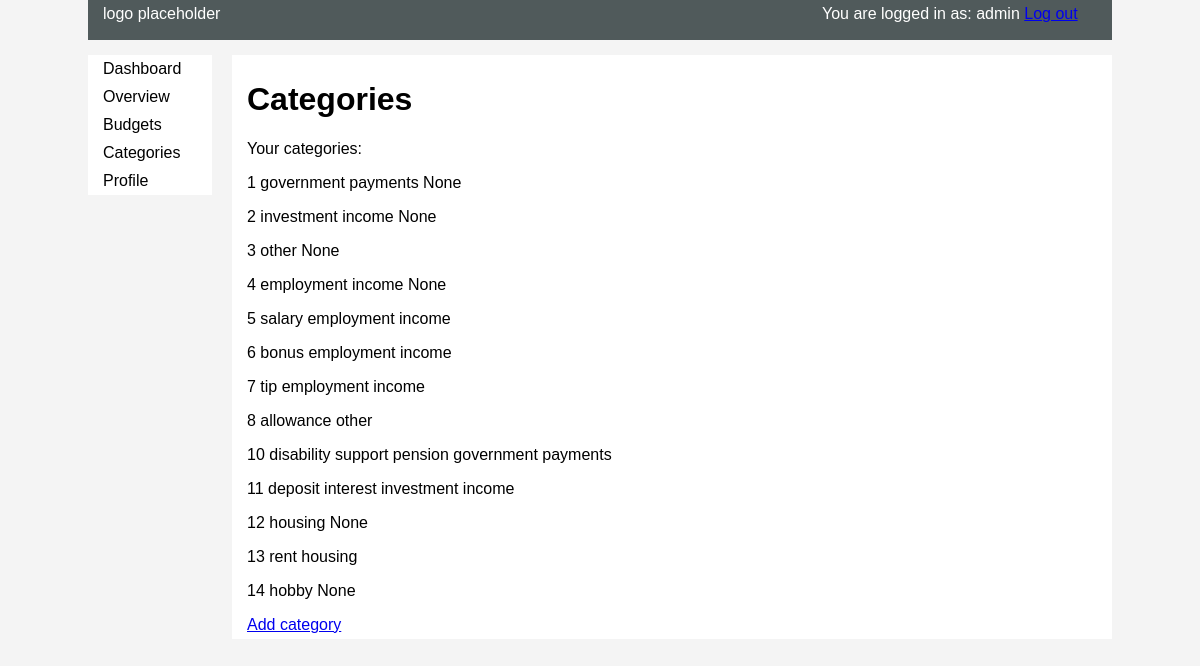
The app's page /budget/categories/ (signed in) with its own data.
### budget/models.py (models this page shows)
class Category(models.Model):
    class Meta:
        verbose_name_plural = "Categories"
    parent = models.ForeignKey('self', on_delete=models.CASCADE, null=True, blank=True)
    name = models.CharField(max_length=30)
    user = models.ForeignKey(User, null=True, blank=True, on_delete=models.DO_NOTHING)
    def __str__(self):
        return str(self.name)

### budget/views.py (the view)
# urls.py: path('categories/', views.view_categories, name='budget_view_categories'),
def view_categories(request):
    categories = Category.objects.filter(user=None) | Category.objects.filter(user=request.user)
    return render(request, 'budget/view_categories.html', {'categories': categories})

### budget/templates/budget/view_categories.html (shortened to what this page needs)
{% extends "base.html" %}
{% block content %}
    <h1>Categories</h1>
    <p>Your categories:</p>
    <table>
        {% for category in categories %}
            <p>{{ category.pk }} {{ category.name }} {{ category.parent }}</p>
        {% endfor %}
    </table>
    <a href="{% url 'budget_add_budget' %}">Add category</a>
{% endblock %}

### account/templates/base.html (shortened to what this page needs)
<!DOCTYPE html>
{% load staticfiles %}
{% load static %}
<html lang="en">
<head>
    <link rel="stylesheet" href="{% static 'css/main.css' %}">
</head>
<body>
    <div id="container">
        <div id="header">
            <div class="logo">
                logo placeholder
            </div>
            <div class="user">
                {% if request.user.is_authenticated %}
                    You are logged in as: {{ request.user.username }}
                    <a href="{% url 'logout' %}">Log out</a>
                {% else %}
                    <a href="{% url 'login' %}">Log in</a>
                {% endif %}
            </div>
        </div>
        <div id="menu">
            {% if request.user.is_authenticated %}
                <ul class="menu">
                    <li>
                        <a href="{% url 'budget_dashboard' %}">Dashboard</a>
                    </li>
                    <li>
                        <a href="{% url 'budget_overview' %}">Overview</a>
                    </li>
                    <li>
                        <a href="{% url 'budget_view_budgets' %}">Budgets</a>
                    </li>
                    <li>
                        <a href="{% url 'budget_view_categories' %}">Categories</a>
                    </li>
                    <li>
                        <a href="{% url 'dashboard' %}">Profile</a>
                    </li>
                </ul>
            {% endif %}
        </div>
        <div id="content">
            {% block content %}
            {% endblock %}
        </div>
    </div>
</body>
</html>

### static/css/main.css (style rules this page uses)
body { font-family: Arial, Helvetica, sans-serif; margin: 0px; background-color:#f4f4f4; }
div#container { width:1024px; margin:0 auto; overflow: hidden; }
div#header { height:30px; background-color:#505a5b; padding:5px 15px; color: #ffffff; overflow: hidden; }
div#menu { width:124px; margin: 15px 10px 0px 0px; float:left; background-color:#fff; }
div#content { width:850px; margin: 15px 0px 0px 10px; padding: 5px 15px; float: left; background-color:#fff; }
div.logo { width: 124px; float: left; }
div.user { width: 275px; float: right; }
ul.menu { list-style-type: none; margin: 0; padding: 0; width: 100%; }
li a { display: block; color: #000; padding: 5px 15px; text-decoration: none; }
table { width: 100%; }

### records on screen
Category: pk "1", name "government payments", parent "None"
Category: pk "2", name "investment income", parent "None"
Category: pk "3", name "other", parent "None"
Category: pk "4", name "employment income", parent "None"
Category: pk "5", name "salary", parent "employment income"
Category: pk "6", name "bonus", parent "employment income"
Category: pk "7", name "tip", parent "employment income"
Category: pk "8", name "allowance", parent "other"
Category: pk "10", name "disability support pension", parent "government payments"
Category: pk "11", name "deposit interest", parent "investment income"
Category: pk "12", name "housing", parent "None"
Category: pk "13", name "rent", parent "housing"
Category: pk "14", name "hobby", parent "None"

### other values on screen
{{ request.user.username }} "admin"
